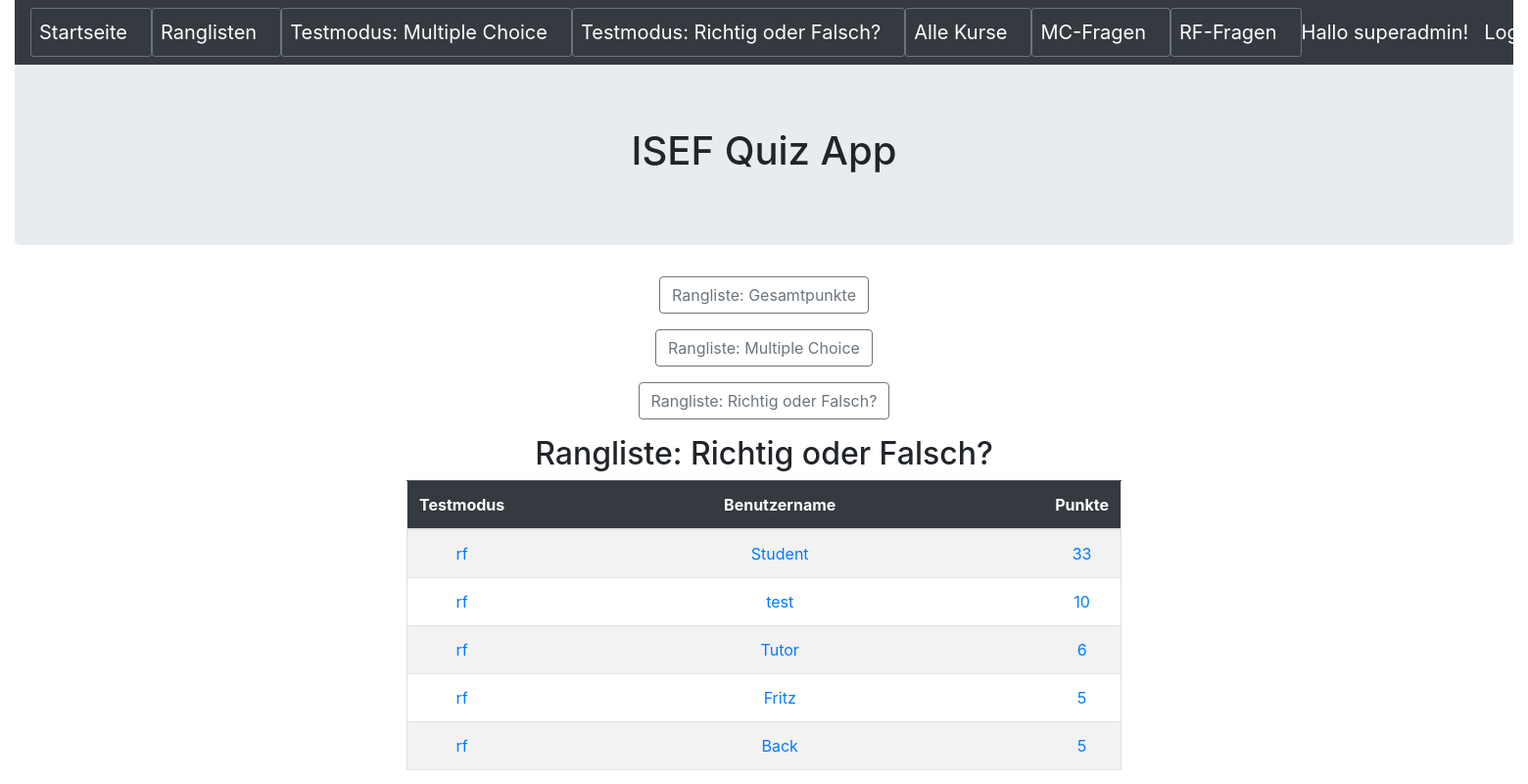
Page /ergebnistoprfgroupbypunkte (signed in) on the committed database.
### quiz/models.py (models this page shows, shortened)
class Ergebnis(models.Model):
    testmodus = models.CharField(max_length=20,blank=False)
    benutzername = models.CharField(max_length=50,blank=False)
    kursid = models.CharField(max_length=5,blank=False)
    kursname = models.CharField(max_length=50,blank=False)
    zeitsekunden = models.IntegerField(blank=False)
    datum = models.DateField(auto_now_add=True)
    punkte = models.IntegerField(blank=False)
    fragentotal = models.IntegerField(blank=False)
    fragenkorrekt = models.IntegerField(blank=False)
    fragenfalsch = models.IntegerField(blank=False)

### quiz/views.py (the view)
# urls.py: path('ergebnistoprfgroupbypunkte', ErgebnisTopRFGroupByPunkte.as_view(), name='ergebnis_toprfgroupbypunkte'),
class ErgebnisTopRFGroupByPunkte(AuthListView):
    model = Ergebnis
    template_name = 'ergebnis/ergebnis_toprfgroupbypunkte.html'
    fields = '__all__'
    permission_required = ('quiz.view_ergebnis')
    def get_queryset(self):
        return Ergebnis.objects.raw('select id, benutzername, sum(punkte) as punkte from quiz_ergebnis where testmodus="rf" group by benutzername order by punkte DESC')

### quiz/templates/ergebnis/ergebnis_toprfgroupbypunkte.html
{% extends 'base.html' %}
{% block content %}
<div class="text-center">
	<p><button type="button" class="btn btn-outline-secondary" onclick="location.href='{% url 'ergebnis_topgroupbypunkte'  %}'"> Rangliste: Gesamtpunkte</button></p>
	<p><button type="button" class="btn btn-outline-secondary " onclick="location.href='{% url 'ergebnis_topmcgroupbypunkte' %}'"> Rangliste: Multiple Choice</button></p>
	<p><button type="button" class="btn btn-outline-secondary" onclick="location.href='{% url 'ergebnis_toprfgroupbypunkte' %}'"> Rangliste: Richtig oder Falsch?</button></p>
</div>
<h2 class="text-center">Rangliste: Richtig oder Falsch?</h2>
<div class="container text-center">
	<div class="row justify-content-md-center">
		<div class="col-sm-8 ">
			<table  class ="table border table-hover table-striped">
				<thead class="table-dark">
					<th width=100 scope = "col">Testmodus</th>
					<th width=550 scope = "col">Benutzername</th>
					<th scope = "col">Punkte</th>
				</thead>
				<tbody>
				{% for ergebnis in object_list %}
					<tr>
						<td> <a href="{% url 'ergebnis_detail' ergebnis.pk %}">{{ ergebnis.testmodus }}</a> </td>
						<td> <a href="{% url 'ergebnis_detail' ergebnis.pk %}">{{ ergebnis.benutzername }}</a> </td>
						<td> <a href="{% url 'ergebnis_detail' ergebnis.pk %}">{{ ergebnis.punkte }}</a> </td>
					</tr>
				{% endfor %}
				</tbody>
			</table>
		</div>
	</div>
</div>
{% endblock content %}

### templates/base.html (shortened to what this page needs)
<!DOCTYPE html>
<html>
  <head>
	<link rel="stylesheet" href="https://stackpath.bootstrapcdn.com/bootstrap/4.5.0/css/bootstrap.min.css">
  </head>
  <body>
    <div class="container-fluid">
        <header>
            <nav class="navbar navbar-expand-lg navbar-dark bg-dark">
                <button type="button" class="btn btn-outline-secondary btn-sm"><a class="navbar-brand" href="{% url 'index' %}">Startseite</a></button>
                <button type="button" class="btn btn-outline-secondary btn-sm"><a class="navbar-brand" href="{% url 'ergebnis_start' %}">Ranglisten</a></button>
                <button type="button" class="btn btn-outline-secondary btn-sm"><a class="navbar-brand" href="{% url 'mctest_select' %}">Testmodus: Multiple Choice</a></button>
                <button type="button" class="btn btn-outline-secondary btn-sm"><a class="navbar-brand" href="{% url 'rftest_select' %}">Testmodus: Richtig oder Falsch?</a></button>
                <button type="button" class="btn btn-outline-secondary btn-sm"><a class="navbar-brand" href="{% url 'kurs_start' %}">Alle Kurse</a></button>
                <button type="button" class="btn btn-outline-secondary btn-sm"><a class="navbar-brand" href="{% url 'frage_start' %}">MC-Fragen</a></button>
                <button type="button" class="btn btn-outline-secondary btn-sm"><a class="navbar-brand" href="{% url 'richtigoderfalsch_start' %}">RF-Fragen</a></button>
				{% if user.is_authenticated %}
                <a class="navbar-brand ml-auto order-md-last ">Hallo {{ user.get_username }}!</a>
                <a class="navbar-brand ml-auto order-md-last" href="{% url 'logout'%}?next={{request.path}}">Logout</a>
                {% else %}
                <a class="navbar-brand ml-auto order-md-last" href="{% url 'login'%}?next={{request.path}}">Login</a>
                {% endif %}
            </nav>
        </header>
        <div class="jumbotron">
            <h1 class="text-center">ISEF Quiz App</h1>
        </div>
        {% block content %}
        {% endblock content %}
    </div>
  </body>
</html>

### rows in the picture
Ergebnis: testmodus "rf", benutzername "Student", punkte "33"
Ergebnis: testmodus "rf", benutzername "test", punkte "10"
Ergebnis: testmodus "rf", benutzername "Tutor", punkte "6"
Ergebnis: testmodus "rf", benutzername "Fritz", punkte "5"
Ergebnis: testmodus "rf", benutzername "Back", punkte "5"

### other values in the picture
{{ user.get_username }} "superadmin"
